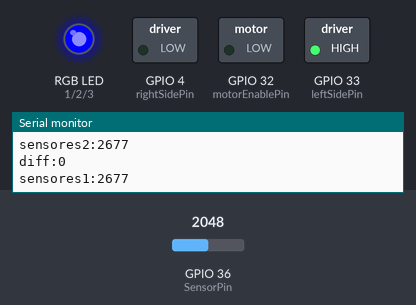
This sketch was run on a simulated ESP32. Shown: switched loads named in the sketch (green lamp = pin HIGH), an RGB LED mixed from three pins (HIGH = lit), the last lines printed to the serial monitor. The test bench sets the inputs (shaded band); at power-on: GPIO 36 (SensorPin) = 2048. Dim RGB values are drawn brighter than linear.

Above: at 1.3 s.
1.4 s: GPIO 36 (SensorPin) set to 2866
At 2.3 s:
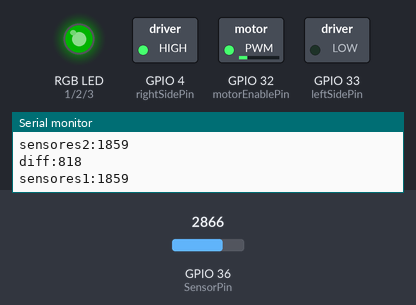
At 3.3 s:
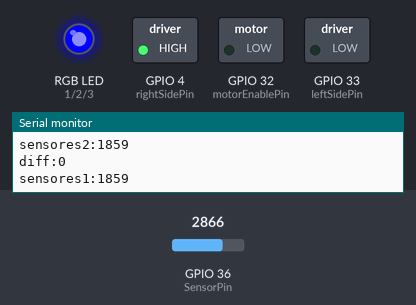
Timing chart, 0 to 4.8 s (numbered marks = the images above; inputs shaded):
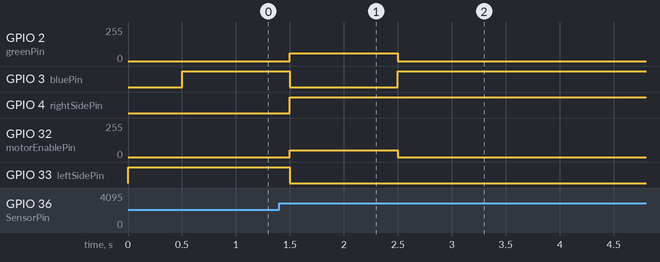

The sketch:

hoist.ino
```cpp
// This program is for design project
// Pins for RED/GREEN/BLUE Triple Color LED
const int redPin = D0;
const int greenPin = D1;
const int bluePin = D2;
// Pins for motor
// analogWrite() works only on pins D0, D1, A0, A1, A4, A5, A6, A7, RX and TX.
const int motorEnablePin = A4;
const int leftSidePin = A5;
const int rightSidePin = D3;
// Ranger sensor
const int SensorPin = A0;
int sensores1;
int sensores2;

void setup() {
  // initialize the LED pin as an output:
  pinMode(redPin, OUTPUT);
  pinMode(greenPin, OUTPUT);
  pinMode(bluePin, OUTPUT);
  // configure the motor pins
  pinMode(motorEnablePin, OUTPUT);
  pinMode(leftSidePin, OUTPUT);
  pinMode(rightSidePin, OUTPUT);
  // Motor is off going forward
  analogWrite(motorEnablePin, 0);
  digitalWrite(leftSidePin, HIGH);
  digitalWrite(rightSidePin, LOW);
  // configure the photo-transistor pin
  pinMode(SensorPin, INPUT);
  // initialize the button pin as an input:
  // pinMode(buttonPin, INPUT);
  // Set up serial communication
  Serial.begin(9600);
}
// motor moves forward
void forward() {
  analogWrite(motorEnablePin,0);
  digitalWrite(leftSidePin, HIGH);
  digitalWrite(rightSidePin, LOW);
  analogWrite(motorEnablePin, 51);
}
// motor moves backward
void backward() {
  analogWrite(motorEnablePin,0);
  digitalWrite(leftSidePin, LOW);
  digitalWrite(rightSidePin, HIGH);
  analogWrite(motorEnablePin, 51);
}
// change LED brightness
void brightness(int lightPin, int num) {
  int ext = map(num, 0, 3465, 0, 255);
  analogWrite(lightPin, ext);
}

void loop() {
  // analogWrite(motorEnablePin, 51);
  // read and print Ranger sensor
  sensores1 = analogRead(SensorPin);
  int ss1 = constrain(sensores1, 630, 4095);
  sensores1 = map(ss1, 630, 4095, 4095, 630);
  Serial.print("sensores1:");
  Serial.print(sensores1);
  Serial.print("\n");
  delay(500);
  sensores2 = analogRead(SensorPin);
  int ss2 = constrain(sensores2, 630, 4095);
  sensores2 = map(ss2, 630, 4095, 4095, 630);
  Serial.print("sensores2:");
  Serial.print(sensores2);
  Serial.print("\n");
  int diff = sensores1 - sensores2;
  Serial.print("diff:");
  Serial.print(diff);
  Serial.print("\n");

  if (diff < 0) {
    // LED red ;
    digitalWrite(redPin, LOW);
    digitalWrite(greenPin, LOW);
    digitalWrite(bluePin, LOW);
    digitalWrite(redPin, HIGH);
    brightness(redPin, -diff);
    forward();
    delay(500);
  }
  else if (diff > 0) {
    // LED green ; hand up
    digitalWrite(redPin, LOW);
    digitalWrite(greenPin, LOW);
    digitalWrite(bluePin, LOW);
    digitalWrite(greenPin, HIGH);
    brightness(greenPin, diff);
    backward();
    delay(500);
  }
  else {
    // LED blue ; motor still
    digitalWrite(redPin, LOW);
    digitalWrite(greenPin, LOW);
    digitalWrite(bluePin, LOW);
    digitalWrite(bluePin, HIGH);
    analogWrite(motorEnablePin,0);
    delay(500);
  }
}
```

Measured:
- after the input at 1.4 s, GPIO 2 (greenPin): 0/255 → 60/255 after 0.10 s, → 0/255 1.0 s later; GPIO 3 (bluePin): HIGH → LOW after 0.10 s, → HIGH 1.0 s later; GPIO 4 (rightSidePin): LOW → HIGH after 0.10 s; GPIO 32 (motorEnablePin): 0/255 → 51/255 after 0.10 s, → 0/255 1.0 s later; GPIO 33 (leftSidePin): HIGH → LOW after 0.10 s
